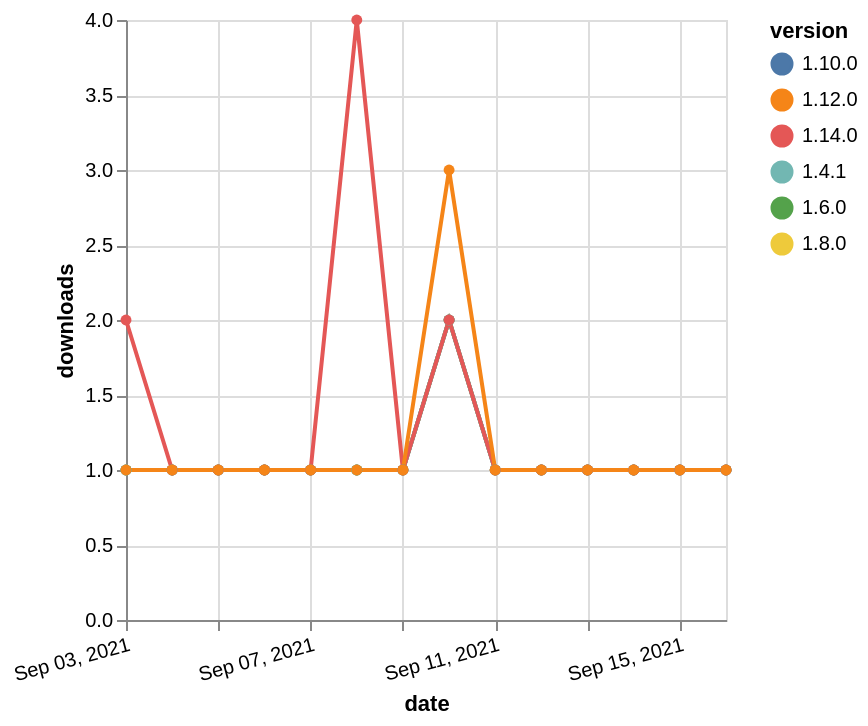

The specification (Vega-Lite) saved for this image:
### Vega-Lite specification from a JSON file in a GitHub repository (floating-point values rounded to 4 significant figures)
{"$schema": "https://vega.github.io/schema/vega-lite/v5.json", "description": "A simple bar chart with embedded data.", "data": {"values": [{"date": "2021-09-03", "total": 204, "delta": 1, "version": "1.6.0"}, {"date": "2021-09-04", "total": 205, "delta": 1, "version": "1.6.0"}, {"date": "2021-09-05", "total": 206, "delta": 1, "version": "1.6.0"}, {"date": "2021-09-06", "total": 207, "delta": 1, "version": "1.6.0"}, {"date": "2021-09-07", "total": 208, "delta": 1, "version": "1.6.0"}, {"date": "2021-09-08", "total": 209, "delta": 1, "version": "1.6.0"}, {"date": "2021-09-09", "total": 210, "delta": 1, "version": "1.6.0"}, {"date": "2021-09-10", "total": 212, "delta": 2, "version": "1.6.0"}, {"date": "2021-09-11", "total": 213, "delta": 1, "version": "1.6.0"}, {"date": "2021-09-12", "total": 214, "delta": 1, "version": "1.6.0"}, {"date": "2021-09-13", "total": 215, "delta": 1, "version": "1.6.0"}, {"date": "2021-09-14", "total": 216, "delta": 1, "version": "1.6.0"}, {"date": "2021-09-15", "total": 217, "delta": 1, "version": "1.6.0"}, {"date": "2021-09-16", "total": 218, "delta": 1, "version": "1.6.0"}, {"date": "2021-09-03", "total": 193, "delta": 1, "version": "1.8.0"}, {"date": "2021-09-04", "total": 194, "delta": 1, "version": "1.8.0"}, {"date": "2021-09-05", "total": 195, "delta": 1, "version": "1.8.0"}, {"date": "2021-09-06", "total": 196, "delta": 1, "version": "1.8.0"}, {"date": "2021-09-07", "total": 197, "delta": 1, "version": "1.8.0"}, {"date": "2021-09-08", "total": 198, "delta": 1, "version": "1.8.0"}, {"date": "2021-09-09", "total": 199, "delta": 1, "version": "1.8.0"}, {"date": "2021-09-10", "total": 201, "delta": 2, "version": "1.8.0"}, {"date": "2021-09-11", "total": 202, "delta": 1, "version": "1.8.0"}, {"date": "2021-09-12", "total": 203, "delta": 1, "version": "1.8.0"}, {"date": "2021-09-13", "total": 204, "delta": 1, "version": "1.8.0"}, {"date": "2021-09-14", "total": 205, "delta": 1, "version": "1.8.0"}, {"date": "2021-09-15", "total": 206, "delta": 1, "version": "1.8.0"}, {"date": "2021-09-16", "total": 207, "delta": 1, "version": "1.8.0"}, {"date": "2021-09-03", "total": 166, "delta": 1, "version": "1.10.0"}, {"date": "2021-09-04", "total": 167, "delta": 1, "version": "1.10.0"}, {"date": "2021-09-05", "total": 168, "delta": 1, "version": "1.10.0"}, {"date": "2021-09-06", "total": 169, "delta": 1, "version": "1.10.0"}, {"date": "2021-09-07", "total": 170, "delta": 1, "version": "1.10.0"}, {"date": "2021-09-08", "total": 171, "delta": 1, "version": "1.10.0"}, {"date": "2021-09-09", "total": 172, "delta": 1, "version": "1.10.0"}, {"date": "2021-09-10", "total": 174, "delta": 2, "version": "1.10.0"}, {"date": "2021-09-11", "total": 175, "delta": 1, "version": "1.10.0"}, {"date": "2021-09-12", "total": 176, "delta": 1, "version": "1.10.0"}, {"date": "2021-09-13", "total": 177, "delta": 1, "version": "1.10.0"}, {"date": "2021-09-14", "total": 178, "delta": 1, "version": "1.10.0"}, {"date": "2021-09-15", "total": 179, "delta": 1, "version": "1.10.0"}, {"date": "2021-09-16", "total": 180, "delta": 1, "version": "1.10.0"}, {"date": "2021-09-03", "total": 252, "delta": 1, "version": "1.4.1"}, {"date": "2021-09-04", "total": 253, "delta": 1, "version": "1.4.1"}, {"date": "2021-09-05", "total": 254, "delta": 1, "version": "1.4.1"}, {"date": "2021-09-06", "total": 255, "delta": 1, "version": "1.4.1"}, {"date": "2021-09-07", "total": 256, "delta": 1, "version": "1.4.1"}, {"date": "2021-09-08", "total": 257, "delta": 1, "version": "1.4.1"}, {"date": "2021-09-09", "total": 258, "delta": 1, "version": "1.4.1"}, {"date": "2021-09-10", "total": 260, "delta": 2, "version": "1.4.1"}, {"date": "2021-09-11", "total": 261, "delta": 1, "version": "1.4.1"}, {"date": "2021-09-12", "total": 262, "delta": 1, "version": "1.4.1"}, {"date": "2021-09-13", "total": 263, "delta": 1, "version": "1.4.1"}, {"date": "2021-09-14", "total": 264, "delta": 1, "version": "1.4.1"}, {"date": "2021-09-15", "total": 265, "delta": 1, "version": "1.4.1"}, {"date": "2021-09-16", "total": 266, "delta": 1, "version": "1.4.1"}, {"date": "2021-09-03", "total": 125, "delta": 2, "version": "1.14.0"}, {"date": "2021-09-04", "total": 126, "delta": 1, "version": "1.14.0"}, {"date": "2021-09-05", "total": 127, "delta": 1, "version": "1.14.0"}, {"date": "2021-09-06", "total": 128, "delta": 1, "version": "1.14.0"}, {"date": "2021-09-07", "total": 129, "delta": 1, "version": "1.14.0"}, {"date": "2021-09-08", "total": 133, "delta": 4, "version": "1.14.0"}, {"date": "2021-09-09", "total": 134, "delta": 1, "version": "1.14.0"}, {"date": "2021-09-10", "total": 136, "delta": 2, "version": "1.14.0"}, {"date": "2021-09-11", "total": 137, "delta": 1, "version": "1.14.0"}, {"date": "2021-09-12", "total": 138, "delta": 1, "version": "1.14.0"}, {"date": "2021-09-13", "total": 139, "delta": 1, "version": "1.14.0"}, {"date": "2021-09-14", "total": 140, "delta": 1, "version": "1.14.0"}, {"date": "2021-09-15", "total": 141, "delta": 1, "version": "1.14.0"}, {"date": "2021-09-16", "total": 142, "delta": 1, "version": "1.14.0"}, {"date": "2021-09-03", "total": 199, "delta": 1, "version": "1.12.0"}, {"date": "2021-09-04", "total": 200, "delta": 1, "version": "1.12.0"}, {"date": "2021-09-05", "total": 201, "delta": 1, "version": "1.12.0"}, {"date": "2021-09-06", "total": 202, "delta": 1, "version": "1.12.0"}, {"date": "2021-09-07", "total": 203, "delta": 1, "version": "1.12.0"}, {"date": "2021-09-08", "total": 204, "delta": 1, "version": "1.12.0"}, {"date": "2021-09-09", "total": 205, "delta": 1, "version": "1.12.0"}, {"date": "2021-09-10", "total": 208, "delta": 3, "version": "1.12.0"}, {"date": "2021-09-11", "total": 209, "delta": 1, "version": "1.12.0"}, {"date": "2021-09-12", "total": 210, "delta": 1, "version": "1.12.0"}, {"date": "2021-09-13", "total": 211, "delta": 1, "version": "1.12.0"}, {"date": "2021-09-14", "total": 212, "delta": 1, "version": "1.12.0"}, {"date": "2021-09-15", "total": 213, "delta": 1, "version": "1.12.0"}, {"date": "2021-09-16", "total": 214, "delta": 1, "version": "1.12.0"}]}, "width": "container", "mark": {"type": "line", "point": {"filled": true}}, "encoding": {"x": {"field": "date", "type": "temporal", "timeUnit": "yearmonthdate", "title": "date", "axis": {"labelAngle": -15}}, "y": {"field": "delta", "type": "quantitative", "title": "downloads"}, "color": {"field": "version", "type": "nominal"}, "tooltip": {"field": "delta"}}}
